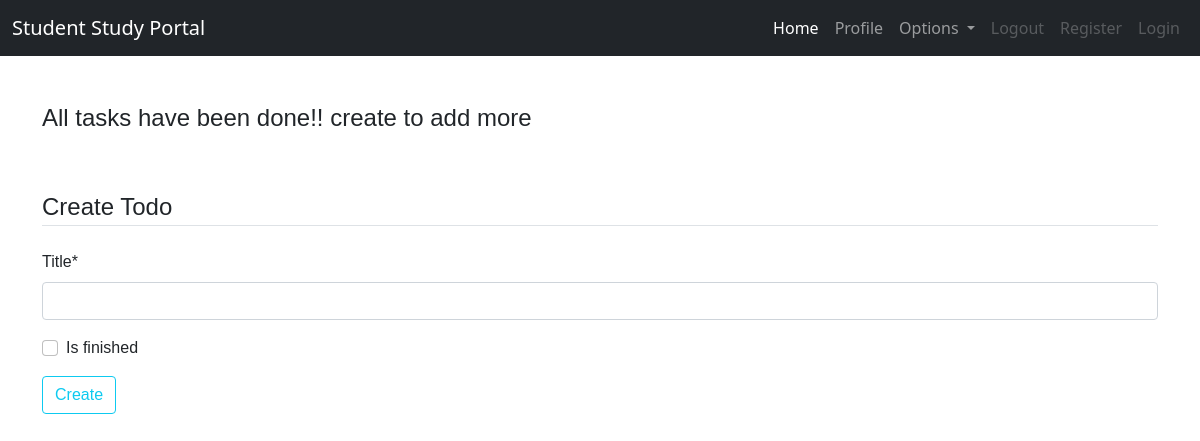
Page /todo/ (signed in) on the earlier database version.
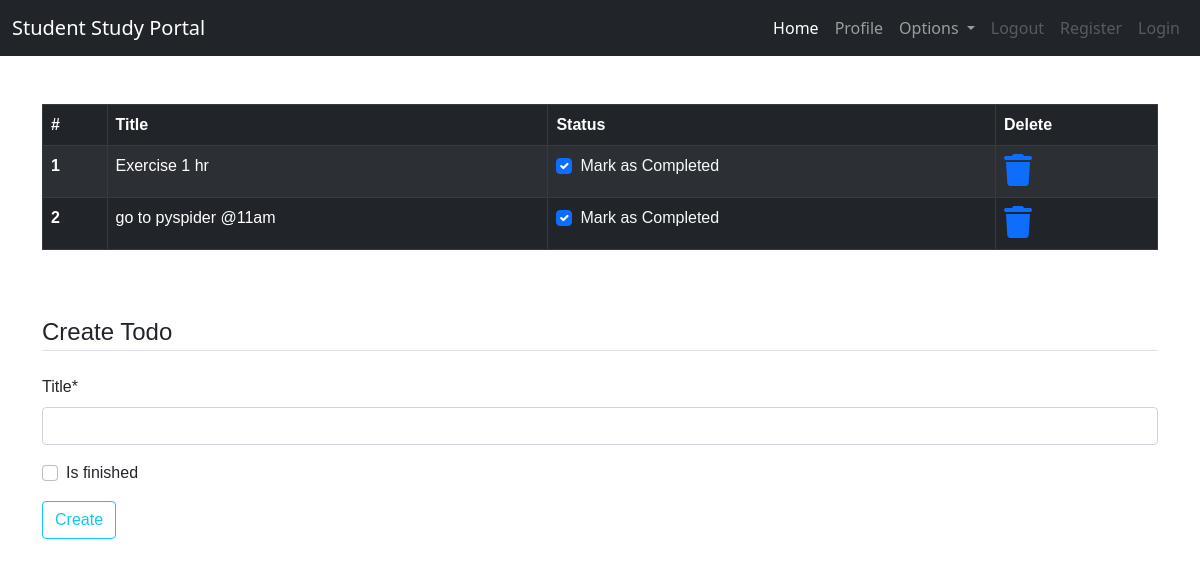
Same page on the later database version.
### dashboard/models.py (models this page shows, shortened)
class Todo(models.Model):
    user = models.ForeignKey(User,on_delete=models.CASCADE)
    title = models.CharField(max_length=200)
    is_finished = models.BooleanField(default=False)

### dashboard/views.py (the view)
# urls.py: path('todo/', views.todo, name='todo'),
def todo(request):
    if request.method == 'POST':
        form = TodoForm(request.POST)
        if form.is_valid():
            try:
                finished = request.POST['is_finished']
                if finished == 'on':
                    finished = True
                else:
                    finished = False
            except:
                finished = False
            todos = Todo(
                user = request.user,
                title = request.POST['title'],
                is_finished = finished
            )
            todos.save()
            messages.success(request,f'Todo added from {request.user.username} successfully!!')
    else:
        form = TodoForm()
    todo = Todo.objects.filter(user=request.user)
    if len(todo) == 0:
         todos_done = True
    else:
        todos_done = False
    context = {
        'form':form,
        'todos':todo,
        'todos_done':todos_done
    }
    return render(request,'todo.html',context)

### dashboard/forms.py
class TodoForm(forms.ModelForm):
    class Meta:
        model = Todo
        fields = ['title','is_finished']

### templates/todo.html (shortened to what this page needs)
{% extends "base.html" %}
{% load static %}
{% load crispy_forms_tags %}
{% block content %}
<div class="container">
    {% if not todos_done %}
    <table class="table table-striped table-bordered table-hover table-dark">
        <thead>
            <tr>
                <th scope="col">#</th>
                <th scope="col">Title</th>
                <th scope="col">Status</th>
                <th scope="col">Delete</th>
            </tr>
        </thead>
        <tbody>
            {% for todo in todos %}
            <tr>
                <th scope="row">{{forloop.counter}}</th>
                <td>{{todo.title}}</td>
                <td>
                    <a href="{% url 'update_todo' todo.id %}">
                        <div class="form-check">
                            {% if todo.is_finished == True %}
                            <input class="form-check-input" type="checkbox" value="" checked>
                            {% else %}
                            <input class="form-check-input" type="checkbox" value="">
                            {% endif %}
                            <label class="form-check-label text-light" for="flexCheckDefault">Mark as Completed</label>
                        </div>
                    </a>
                </td>
                <td><a href="{% url 'delete_todo' todo.id %}"><i class="fa fa-trash fa-2x"></i></a></td>
            </tr>
            {% endfor %}
        </tbody>
    </table>
    {% else %}
    <h4>All tasks have been done!! create to add more </h4>
{% endif %}
</div> <br> <br>
<div class="container">
    <form method="POST">
        <fieldset class="form-group">
            <legend class="border-bottom mb-4">Create Todo</legend>
            {{form | crispy}}
        </fieldset>
        <div class="form-group">
            <button href="" class="btn btn-outline-info" type="submit">Create</button>
        </div>
    </form>
</div>
{% endblock content %}

Differences in the rows shown:
added Todo: title "Exercise 1 hr"
added Todo: title "go to pyspider @11am"
Other differences:
text no longer shown: "All tasks have been done!! create to add more"
text now shown: "# Title Status Delete"
